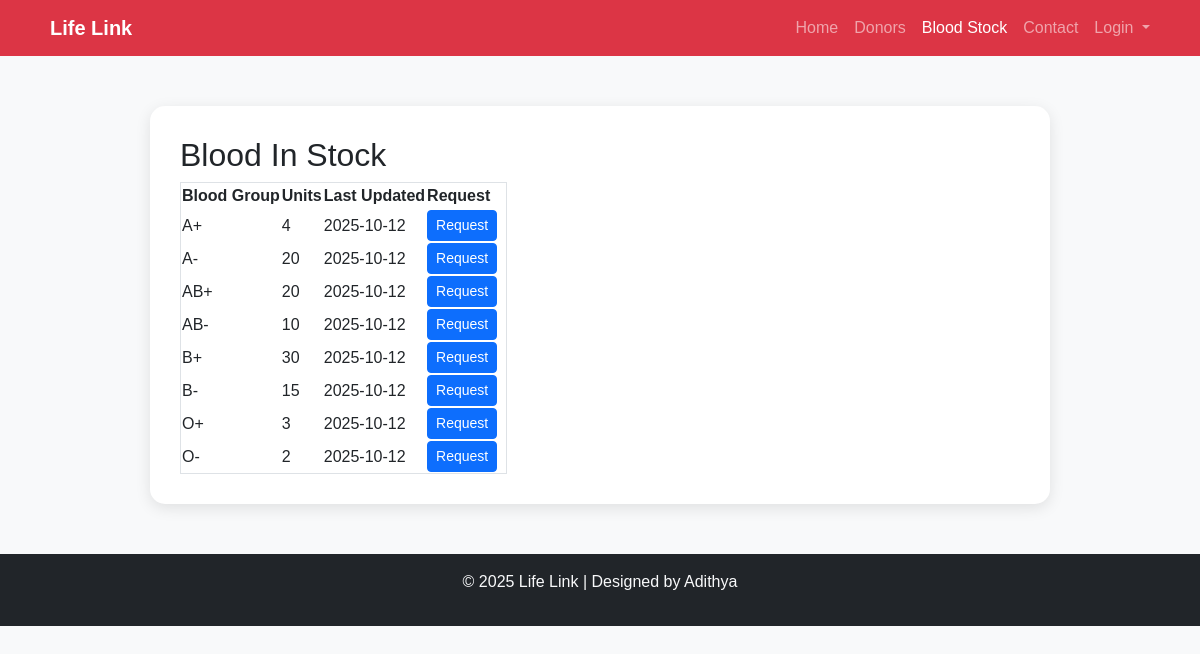
The page /stock_details/ on the database as committed earlier.
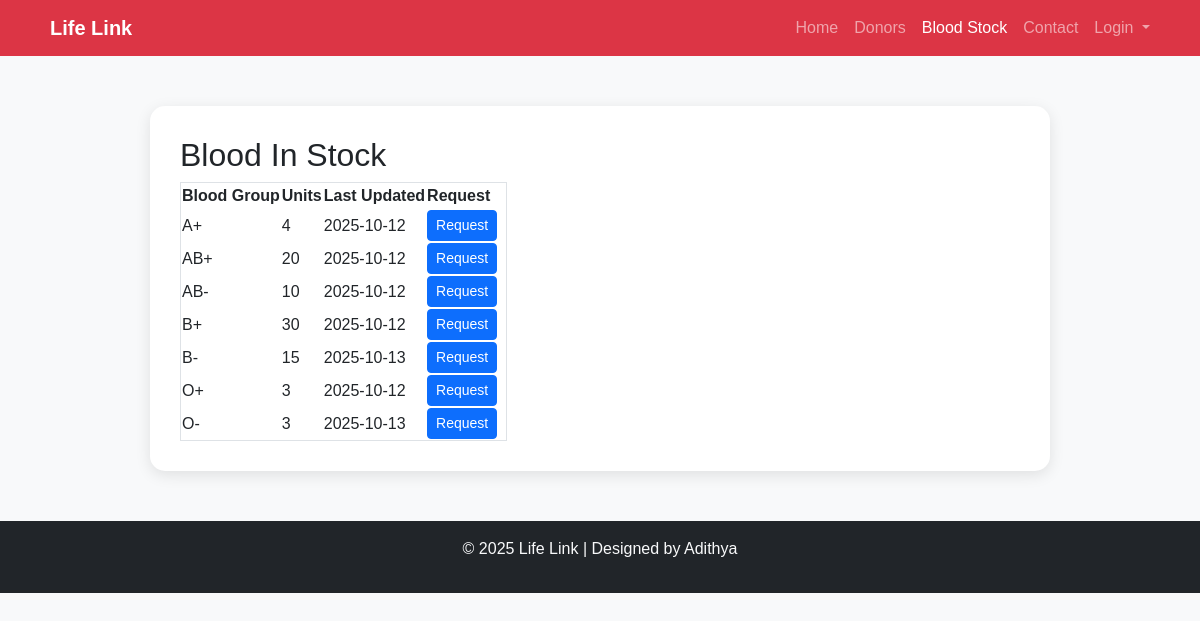
The same page on the database as committed later.
### blood_bank_app/models.py (models this page shows, shortened)
class BloodStock(models.Model):
    BLOOD_GROUPS = [
        ('A+', 'A+'), ('A-', 'A-'),
        ('B+', 'B+'), ('B-', 'B-'),
        ('AB+', 'AB+'), ('AB-', 'AB-'),
        ('O+', 'O+'), ('O-', 'O-'),
    ]
    blood_group = models.CharField(max_length=3, choices=BLOOD_GROUPS, unique=True)
    units = models.PositiveIntegerField(default=0)
    last_updated = models.DateTimeField(auto_now=True)

### blood_bank_app/views.py (the view)
# urls.py: path('stock_details/', views.stock_details, name='stock_details'),
def stock_details(request):
    stocks = BloodStock.objects.all().order_by('blood_group')
    return render(request, 'patient/stock_details.html', {'stocks': stocks})

### blood_bank_app/templates/patient/stock_details.html (shortened to what this page needs)
<!DOCTYPE html>
<html lang="en">
<head>
  <link href="https://cdn.jsdelivr.net/npm/bootstrap@5.3.3/dist/css/bootstrap.min.css" rel="stylesheet">
</head>
<body>
  <nav class="navbar navbar-expand-lg navbar-dark bg-danger">
    <div class="container">
      <a class="navbar-brand fw-bold" href="#">Life Link</a>
      <div class="collapse navbar-collapse" id="navbarNav">
        <ul class="navbar-nav ms-auto">
          <li class="nav-item"><a class="nav-link" href="{% url 'home' %}">Home</a></li>
          <li class="nav-item"><a class="nav-link" href="#">Donors</a></li>
          <li class="nav-item"><a class="nav-link active" href="{% url 'blood_stock_list' %}">Blood Stock</a></li>
          <li class="nav-item"><a class="nav-link" href="{% url 'contact' %}">Contact</a></li>
          <li class="nav-item dropdown">
            <a class="nav-link dropdown-toggle" href="#" id="loginDropdown" role="button" data-bs-toggle="dropdown">
              Login
            </a>
          </li>
        </ul>
      </div>
    </div>
  </nav>
  <section class="contact-section">
    <div class="contact-card">
      <h2>Blood In Stock</h2>
    <table class="border">
        <thead>
            <tr>
                <th>Blood Group</th>
                <th>Units</th>
                <th>Last Updated</th>
                <th>Request</th>
            </tr>
        </thead>
        <tbody>
            {% for stock in stocks %}
            <tr>
                <td>{{ stock.blood_group }}</td>
                <td>{{ stock.units }}</td>
                <td>{{ stock.last_updated|date:"Y-m-d" }}</td>
                <td>
                  <a href="{% url 'update_blood_stock' stock.id %}" class="btn btn-primary btn-sm me-2">
                     Request
                  </a>
                </td>
            </tr>
            {% empty %}
            <tr><td colspan="4">No stock records found.</td></tr>
            {% endfor %}
        </tbody>
    </table>
    </div>
  </section>
  <footer class="text-center py-3 bg-dark text-light">
    <p>© 2025 Life Link  | Designed by Adithya</p>
  </footer>
</body>
</html>

### blood_bank_app/templates/patient/stock_details.html (style rules this page uses)
body { font-family: 'Poppins', sans-serif; background-color: #f8f9fa; }
.contact-section { margin: 50px auto; max-width: 900px; }
.contact-card { background: white; border-radius: 15px; box-shadow: 0 4px 15px rgba(0, 0, 0, 0.1); padding: 30px; }

Rows that differ between the two databases and show on the page:
removed BloodStock: blood_group "A-", units "20", last_updated "2025-10-12"
changed BloodStock (number 5 of 7 on the later page): last_updated "2025-10-12" → "2025-10-13"
changed BloodStock (number 7 of 7 on the later page): units "2" → "3"; last_updated "2025-10-12" → "2025-10-13"
